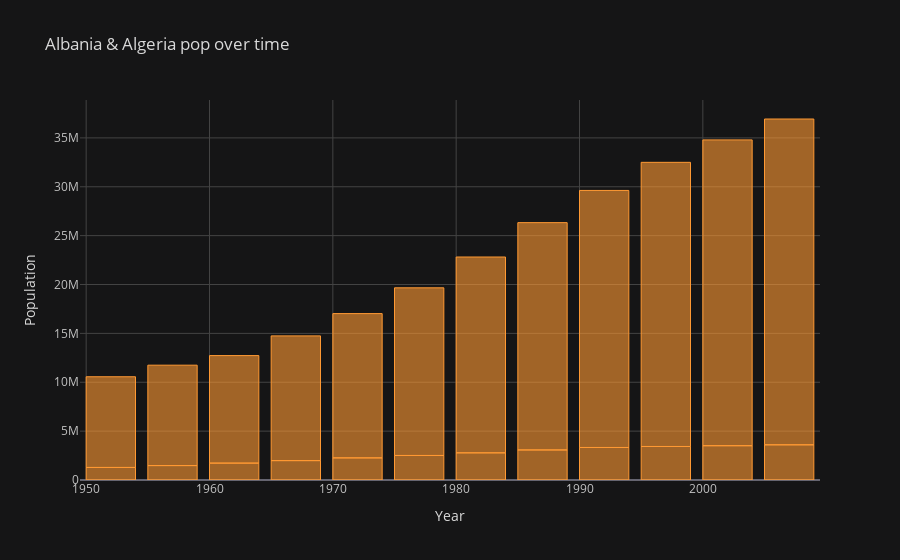

The code cell stored with this chart in its notebook:
### Code cell
df.loc[(df.country == 
        'Albania') | (df.country == 
        'Algeria'), ['country', 'year', 
                            'pop']].iplot(kind = 'bar',
                                        x = 'year',
                                        y = 'pop',
                                          z = 'country',
                                        mode = 'lines+markers',
                                        width = 2,
                                        theme = 'solar',
                                         title = 'Albania & Algeria pop over time',
                                         xTitle = 'Year',
                                         yTitle = 'Population',
                                         barmode = 'stack')

### Figure 1 — Plotly figure (JSON) as saved in the notebook; plotly's stock layout.template omitted (floating-point values rounded to 4 significant figures)
{"data": [{"marker": {"color": "rgba(255, 153, 51, 0.6)", "line": {"color": "rgba(255, 153, 51, 1.0)", "width": 1}}, "name": "pop", "orientation": "v", "text": "", "type": "bar", "x": [1952, 1957, 1962, 1967, 1972, 1977, 1982, 1987, 1992, 1997, 2002, 2007, 1952, 1957, 1962, 1967, 1972, 1977, 1982, 1987, 1992, 1997, 2002, 2007], "y": [1282697, 1476505, 1728137, 1984060, 2263554, 2509048, 2780097, 3075321, 3326498, 3428038, 3508512, 3600523, 9279525, 10270856, 11000948, 12760499, 14760787, 17152804, 20033753, 23254956, 26298373, 29072015, 31287142, 33333216]}], "layout": {"barmode": "stack", "legend": {"bgcolor": "#151516", "font": {"color": "#D9D9D9"}, "traceorder": "normal"}, "paper_bgcolor": "#151516", "plot_bgcolor": "#151516", "title": {"font": {"color": "#D9D9D9"}, "text": "Albania & Algeria pop over time"}, "xaxis": {"gridcolor": "#434343", "showgrid": true, "tickfont": {"color": "#C2C2C2"}, "title": {"font": {"color": "#D9D9D9"}, "text": "Year"}, "zerolinecolor": "#666570"}, "yaxis": {"gridcolor": "#434343", "showgrid": true, "tickfont": {"color": "#C2C2C2"}, "title": {"font": {"color": "#D9D9D9"}, "text": "Population"}, "zerolinecolor": "#666570"}}}
